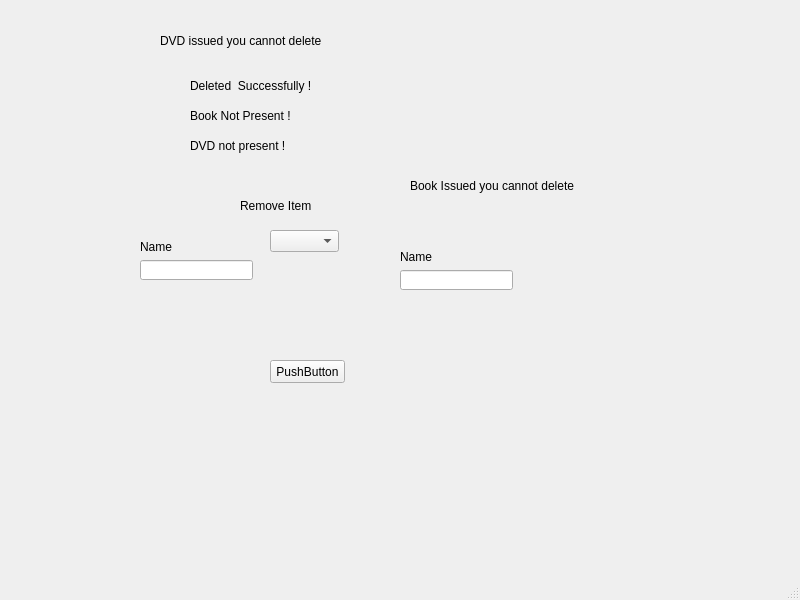
<?xml version="1.0" encoding="UTF-8"?>
<ui version="4.0">
 <class>removeitem</class>
 <widget class="QMainWindow" name="removeitem">
  <property name="geometry">
   <rect>
    <x>0</x>
    <y>0</y>
    <width>800</width>
    <height>600</height>
   </rect>
  </property>
  <property name="windowTitle">
   <string>MainWindow</string>
  </property>
  <widget class="QWidget" name="centralwidget">
   <widget class="QLabel" name="label_2">
    <property name="geometry">
     <rect>
      <x>140</x>
      <y>240</y>
      <width>47</width>
      <height>13</height>
     </rect>
    </property>
    <property name="text">
     <string>Name</string>
    </property>
   </widget>
   <widget class="QLabel" name="label">
    <property name="geometry">
     <rect>
      <x>240</x>
      <y>190</y>
      <width>181</width>
      <height>31</height>
     </rect>
    </property>
    <property name="styleSheet">
     <string notr="true">font: 20pt &quot;MS Shell Dlg 2&quot;;</string>
    </property>
    <property name="text">
     <string>Remove Item</string>
    </property>
   </widget>
   <widget class="QLabel" name="label_7">
    <property name="geometry">
     <rect>
      <x>190</x>
      <y>70</y>
      <width>261</width>
      <height>31</height>
     </rect>
    </property>
    <property name="styleSheet">
     <string notr="true">font: 20pt &quot;MS Shell Dlg 2&quot;;</string>
    </property>
    <property name="text">
     <string>Deleted  Successfully !</string>
    </property>
   </widget>
   <widget class="QLineEdit" name="lineEdit">
    <property name="geometry">
     <rect>
      <x>140</x>
      <y>260</y>
      <width>113</width>
      <height>20</height>
     </rect>
    </property>
   </widget>
   <widget class="QLabel" name="label_5">
    <property name="geometry">
     <rect>
      <x>190</x>
      <y>100</y>
      <width>411</width>
      <height>31</height>
     </rect>
    </property>
    <property name="styleSheet">
     <string notr="true">font: 16pt &quot;MS Shell Dlg 2&quot;;</string>
    </property>
    <property name="text">
     <string>Book Not Present !</string>
    </property>
   </widget>
   <widget class="QLabel" name="label_4">
    <property name="geometry">
     <rect>
      <x>400</x>
      <y>250</y>
      <width>47</width>
      <height>13</height>
     </rect>
    </property>
    <property name="text">
     <string>Name</string>
    </property>
   </widget>
   <widget class="QLabel" name="label_6">
    <property name="geometry">
     <rect>
      <x>190</x>
      <y>130</y>
      <width>501</width>
      <height>31</height>
     </rect>
    </property>
    <property name="styleSheet">
     <string notr="true">font: 20pt &quot;MS Shell Dlg 2&quot;;</string>
    </property>
    <property name="text">
     <string>DVD not present !</string>
    </property>
   </widget>
   <widget class="QPushButton" name="pushButton">
    <property name="geometry">
     <rect>
      <x>270</x>
      <y>360</y>
      <width>75</width>
      <height>23</height>
     </rect>
    </property>
    <property name="text">
     <string>PushButton</string>
    </property>
   </widget>
   <widget class="QLineEdit" name="lineEdit_3">
    <property name="geometry">
     <rect>
      <x>400</x>
      <y>270</y>
      <width>113</width>
      <height>20</height>
     </rect>
    </property>
   </widget>
   <widget class="QComboBox" name="comboBox">
    <property name="geometry">
     <rect>
      <x>270</x>
      <y>230</y>
      <width>69</width>
      <height>22</height>
     </rect>
    </property>
   </widget>
   <widget class="QLabel" name="label_8">
    <property name="geometry">
     <rect>
      <x>410</x>
      <y>170</y>
      <width>341</width>
      <height>31</height>
     </rect>
    </property>
    <property name="styleSheet">
     <string notr="true">font: 18pt &quot;MS Shell Dlg 2&quot;;</string>
    </property>
    <property name="text">
     <string>Book Issued you cannot delete</string>
    </property>
   </widget>
   <widget class="QLabel" name="label_9">
    <property name="geometry">
     <rect>
      <x>160</x>
      <y>20</y>
      <width>371</width>
      <height>41</height>
     </rect>
    </property>
    <property name="styleSheet">
     <string notr="true">font: 20pt &quot;MS Shell Dlg 2&quot;;</string>
    </property>
    <property name="text">
     <string>DVD issued you cannot delete</string>
    </property>
   </widget>
  </widget>
  <widget class="QMenuBar" name="menubar">
   <property name="geometry">
    <rect>
     <x>0</x>
     <y>0</y>
     <width>800</width>
     <height>21</height>
    </rect>
   </property>
  </widget>
  <widget class="QStatusBar" name="statusbar"/>
 </widget>
 <resources/>
 <connections/>
</ui>
